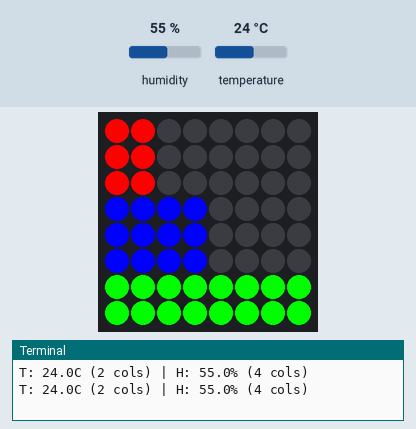
This program was run on a simulated Raspberry Pi (BCM pin numbers) with a Sense HAT. Parts: the Sense HAT's 8×8 RGB LED matrix, the last lines printed to the terminal. Inputs (shaded band) come from the test bench; at power-on: humidity 55 %, temperature 24 °C.

Above: at 1.2 s.
1.3 s: humidity set to 22 %
At 2.4 s:
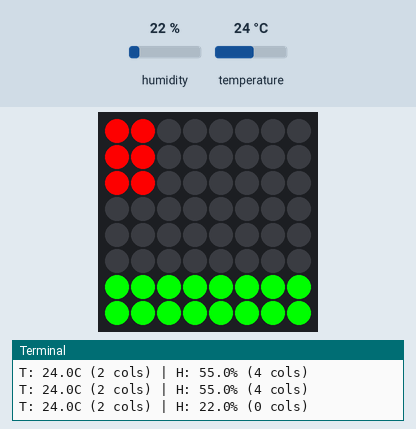
3.5 s: temperature set to 12 °C
At 4.8 s:
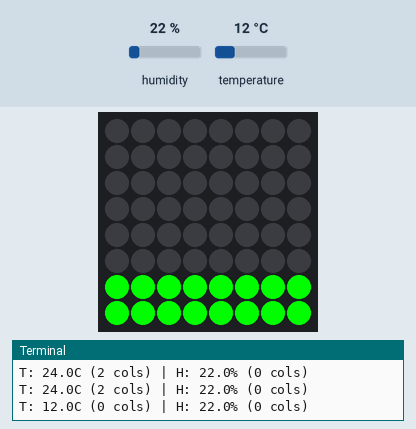
5.5 s: humidity set to 40 %
At 7.1 s:
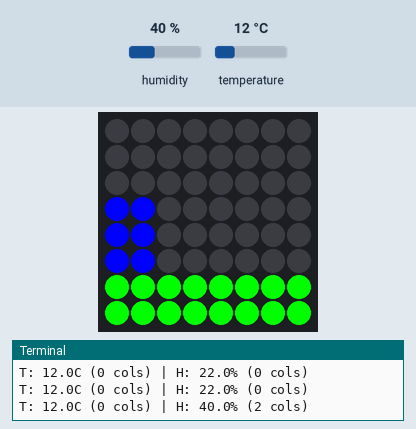
7.5 s: temperature set to 41 °C
At 9.3 s:
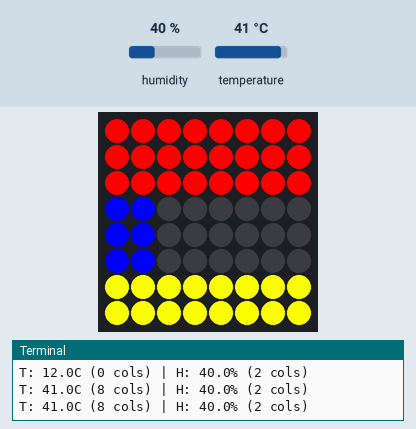
9.6 s: humidity set to 88 %
At 10.6 s:
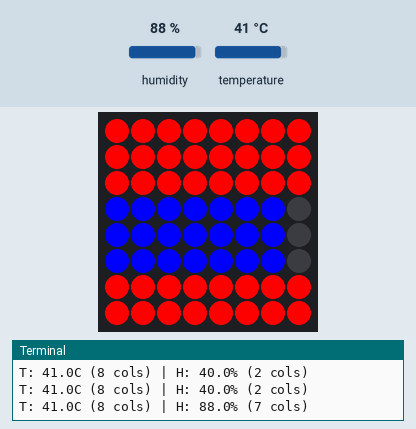
11.6 s: temperature set to 35.7 °C
At 13.0 s:
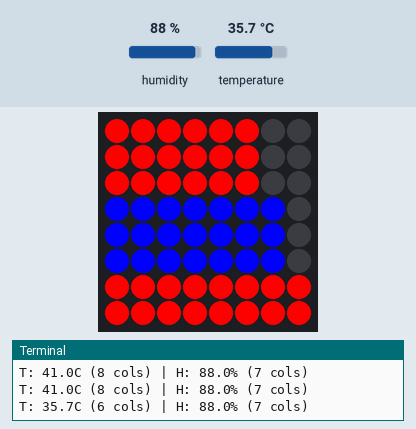
13.6 s: temperature set to 34.6 °C
Timing chart, 0 to 16.6 s (numbered marks = the images above; inputs shaded):
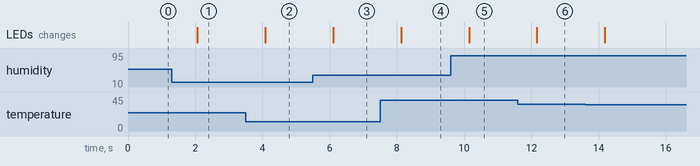

Measured:
- after the input at 1.3 s, the LEDs: change after 0.75 s (image 1)
- after the input at 3.5 s, the LEDs: change after 0.58 s (image 2)
- after the input at 5.5 s, the LEDs: change after 0.60 s (image 3)
- after the input at 7.5 s, the LEDs: change after 0.62 s (image 4)
- after the input at 9.6 s, the LEDs: change after 0.54 s (image 5)
- after the input at 11.6 s, the LEDs: change after 0.57 s (image 6)

The program:

sensehat_dashboard.py
```python
from sense_emu import SenseHat
import time

sense = SenseHat()

def map_val(val, in_min, in_max, out_max=8):
    res = int((val - in_min) / (in_max - in_min) * out_max)
    return max(0, min(out_max, res))

def draw_bar(y_start, y_end, cols, color):
    for y in range(y_start, y_end + 1):
        for x in range(8):
            sense.set_pixel(x, y, color if x < cols else [0,0,0])

try:
    while True:
        t = sense.get_temperature()
        h = sense.get_humidity()

        t_cols = map_val(t, 15, 40)
        draw_bar(0, 2, t_cols, [255, 0, 0])

        h_cols = map_val(h, 20, 90)
        draw_bar(3, 5, h_cols, [0, 0, 255])

        # Trang thai 6-7
        sc = [0,255,0]
        if t > 35 and h > 80: sc = [255, 0, 0]
        elif t > 35 or h > 80: sc = [255, 255, 0]
        draw_bar(6, 7, 8, sc)

        print(f'T: {t:.1f}C ({t_cols} cols) | H: {h:.1f}% ({h_cols} cols)')
        time.sleep(1)
except KeyboardInterrupt:
    sense.clear()
```
